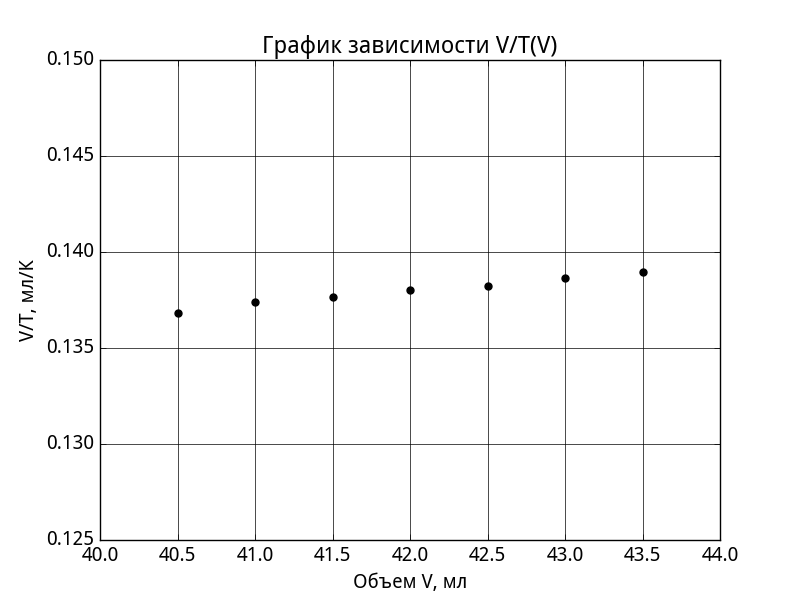

Source code (Python):
# -*- coding: utf-8 -*-
import matplotlib.pyplot as plt
import numpy as np

from matplotlib import rc
font = {'family': 'Droid Sans',
        'weight': 'normal',
        'size': 14}
rc('font', **font)

p = [974.5,974.6,974.5,974.7,974.4,974.5,974.6]
T = [295.98,298.46,301.44,304.25,307.49,310.17,313.02]
v = [40.5,41,41.5,42,42.5,43,43.5]

y = []
for i in range(0, len(p)):
	y.append(v[i]/T[i])

plt.scatter(v, y, color='k', s=25, marker="o")

plt.xlabel(u'Объем V, мл')
plt.ylabel(u'V/T, мл/К')
plt.title(u'График зависимости V/T(V)')
plt.grid(color='k', linestyle='-')
plt.show()
